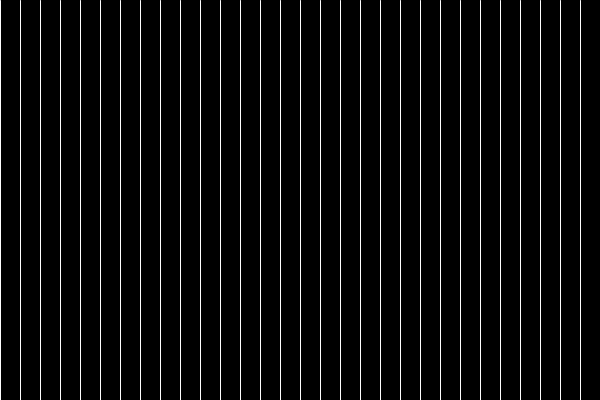
Frame 1 (no input)
Frame 60 (the mouse pressed at the canvas centre just before this capture): identical to frame 1, image omitted
Frame 120 (the mouse held since frame 60 and released just before this capture): identical to frame 1, image omitted

The Processing sketch that drew this single still picture (run headless with seeded random() and noise(); from frame 60 on, the mouse is pressed at the canvas centre):

// Processing sketch: sketch_6_3_Variable_Scope
// ── sketch_6_3_Variable_Scope.pde
//int x=0; //globle variable does not work well with loops. and, in gereral, it's not great.

void setup() {
  size (600, 400);
}

void draw() {
  background (0);
  stroke(255);

  for (int x=0; x<width; x=x+20) { //x here is a local variable; declare it right when you need to use it.
    line(x, 0, x, height);

  }
}
